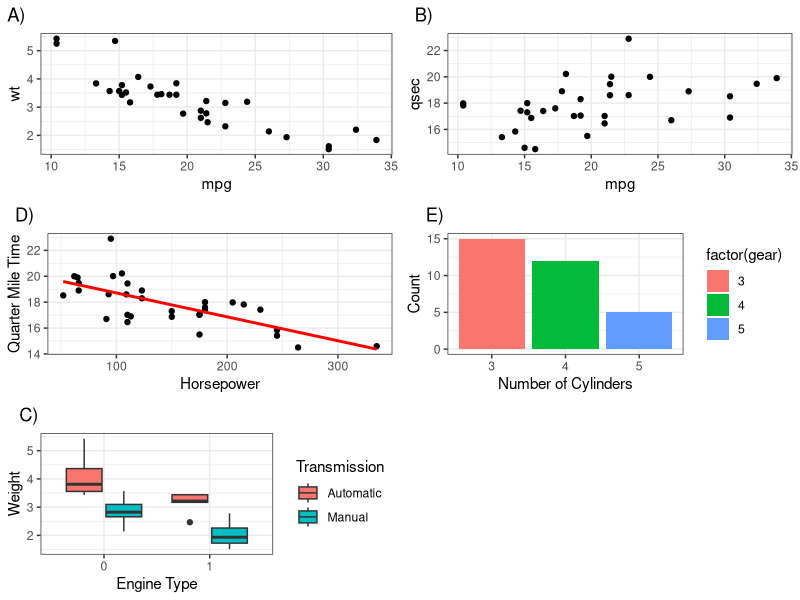

Generate this figure with R:
library(ggplot2)
library(ggpubr)

# Creation of the first plot
p1 <- ggplot(mtcars, aes(x = mpg, y = wt)) + geom_point() + theme_bw() + labs(title = "A)") + theme(plot.title = element_text(hjust = - 0.1))

# Creation of the second plot
p2 <- ggplot(mtcars, aes(x = mpg, y = qsec)) + geom_point() + theme_bw() + labs(title = "B)") + theme(plot.title = element_text(hjust = - 0.1))

# Creation of the third plot
p3 <- ggplot(mtcars, aes(x = hp, y = qsec)) + 
  geom_point() + 
  geom_smooth(method = "lm", se = FALSE, color = "red") + 
  labs(x = "Horsepower", y = "Quarter Mile Time") + theme_bw() + labs(title = "D)") + theme(plot.title = element_text(hjust = - 0.1))

# Creation of the fourth plot
p4 <- ggplot(mtcars, aes(x = factor(gear), fill = factor(gear))) +
  geom_bar() + labs(x = "Number of Cylinders", y = "Count") + theme_bw() + labs(title = "E)") + theme(plot.title = element_text(hjust = - 0.1))

# Creation of the fifth plot
p5 <- ggplot(mtcars, aes(x = factor(vs), y = wt, fill = factor(am))) + 
  geom_boxplot() + 
  labs(x = "Engine Type", y = "Weight") + 
  scale_fill_discrete(name = "Transmission", labels = c("Automatic", "Manual")) + theme_bw() + labs(title = "C)") + theme(plot.title = element_text(hjust = - 0.1))

# Arrange the plots in a panel side by side
ggarrange(p1, p2, p3, p4, p5, nrow = 3, ncol = 2)
